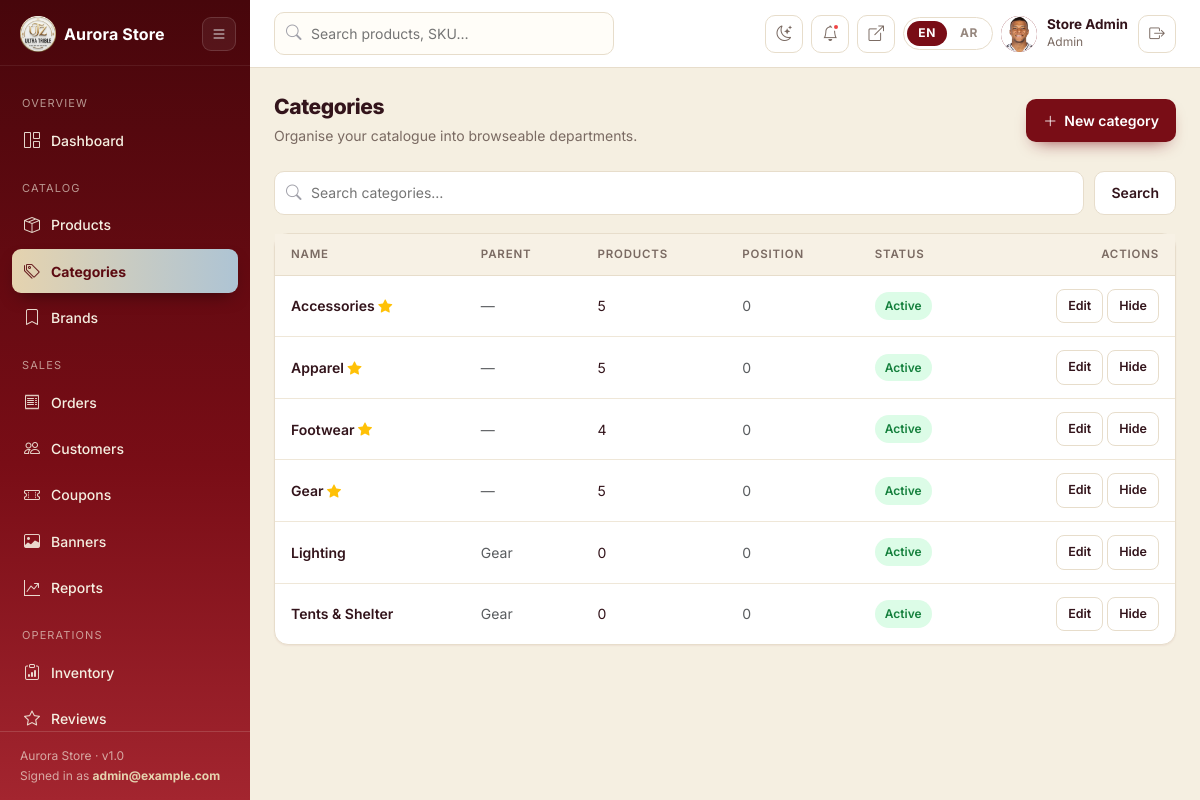
/management/categories/ (signed in), run on the app's committed database.
### apps/accounts/models.py (models this page shows, shortened)
class User(AbstractUser):
    class Role(models.TextChoices):
        CUSTOMER = "customer", _("Customer")
        STAFF = "staff", _("Staff")
        ADMIN = "admin", _("Admin")
    email = models.EmailField(_("Email address"), unique=True)
    username = models.CharField(
        max_length=150,
        unique=True,
        blank=True,
        help_text=_("Optional. Generated from your email if left blank."),
    )
    phone = models.CharField(
        max_length=30, blank=True, validators=[validate_phone]
    )
    profile_image = models.ImageField(
        upload_to="avatars/%Y/%m/", blank=True, validators=[validate_image_file]
    )
    role = models.CharField(
        max_length=20, choices=Role.choices, default=Role.CUSTOMER, db_index=True
    )
    email_verified = models.BooleanField(default=False)
    verification_token = models.CharField(
        max_length=64, blank=True, null=True, default=None, db_index=True
    )
    email_verification_sent_at = models.DateTimeField(null=True, blank=True)
    date_of_birth = models.DateField(null=True, blank=True)
    active_session_key = models.CharField(
        max_length=40, blank=True, default="", db_index=True
    )
    active_device_id = models.CharField(max_length=64, blank=True, default="")
    USERNAME_FIELD = "email"
    REQUIRED_FIELDS: list = []
    class Meta:
        verbose_name = _("user")
        verbose_name_plural = _("users")
        indexes = [models.Index(fields=["email"])]
    @property
    def is_management(self):
        return self.is_active and (self.is_staff or self.is_superuser)

### apps/catalog/models.py (models this page shows, shortened)
class Category(SEOModel, SlugModel, TimeStampedModel):
    name = models.CharField(max_length=150)
    description = models.TextField(blank=True)
    image = models.ImageField(
        upload_to="categories/%Y/%m/", blank=True, validators=[validate_image_file]
    )
    parent = models.ForeignKey(
        "self",
        on_delete=models.CASCADE,
        null=True,
        blank=True,
        related_name="children",
    )
    is_active = models.BooleanField(default=True, db_index=True)
    is_featured = models.BooleanField(default=False, db_index=True)
    position = models.PositiveIntegerField(default=0, db_index=True)
    class Meta(SlugModel.Meta):
        verbose_name = _("category")
        verbose_name_plural = _("categories")
        ordering = ("position", "name")
        indexes = [models.Index(fields=["is_active", "position"])]

### apps/dashboard/views_catalog.py (the view)
# urls.py: path("categories/", views_catalog.categories, name="categories"),
@management_required
@permission_required("catalog.view_category")
def categories(request):
    qs = Category.objects.select_related("parent").order_by("position", "name")
    if request.GET.get("q"):
        qs = qs.filter(both_languages_q("name", request.GET["q"]))
    rows = [
        {
            "category": c,
            "product_count": c.products.filter(
                status=Product.Status.ACTIVE
            ).count(),
        }
        for c in qs
    ]
    return render(
        request,
        "management/categories/list.html",
        {"nav": "categories", "rows": rows},
    )

### apps/banners/context_processors.py (called while the page is built)
def _active_queryset():
    return (
        Banner.objects.filter(
            is_active=True,
            valid_from__lte=timezone.now(),
        )
        .filter(
            models.Q(valid_until__isnull=True) | models.Q(valid_until__gte=timezone.now())
        )
        .order_by("-position", "-created_at")
    )

def active_banners(request):
    try:
        request.is_mobile = getattr(request, "is_mobile", False)
        request.country_code = getattr(request, "country_code", None)
        slides = []
        popup = None
        first = None
        for banner in _active_queryset():
            if banner.is_popup:
                if banner.matches_request(request, skip_session_check=True):
                    popup = popup or banner
                    first = first or banner
            elif banner.matches_request(request):
                slides.append(banner)
                first = first or banner
        return {
            "banners": slides,
            "popup_banner": popup,
            "active_banner": first,
        }
    except Exception:
        return {"banners": [], "popup_banner": None, "active_banner": None}

### apps/banners/models.py (called while the page is built)
    @property
    def is_expired(self):
        return self.valid_until is not None and self.valid_until < timezone.now()

    @property
    def is_started(self):
        return self.valid_from <= timezone.now()

    @property
    def is_scheduled_valid(self):
        return self.is_started and not self.is_expired

### apps/cart/context_processors.py (called while the page is built)
def cart_context(request):
    context = {
        "cart_count": 0,
        "wishlist_count": 0,
        "compare_count": 0,
        "compare_slugs": [],
    }
    user = getattr(request, "user", None)
    try:
        cart = get_cart(request, create=False)
        context["cart_count"] = cart.total_quantity if cart else 0
        compare = get_compare_list(request)
        context["compare_count"] = len(compare)
        context["compare_slugs"] = compare
        if user is not None and user.is_authenticated:
            context["wishlist_count"] = get_wishlist_count(user)
    except Exception:  # pragma: no cover - never break page rendering
        pass
    return context

### apps/cart/models.py (called while the page is built)
    @property
    def total_quantity(self):
        return sum(item.quantity for item in self.items.all())

### apps/cart/services.py (called while the page is built)
def get_wishlist_count(user):
    if user is None or not user.is_authenticated:
        return 0
    return WishlistItem.objects.filter(user=user).count()

### apps/catalog/brand_logos.py (called while the page is built, shortened)
def parse_brand_logos(text):
    logos = []
    return logos

### templates/management/categories/list.html (shortened to what this page needs)
{% extends "management/base.html" %}
{% load i18n %}
{% block content %}
<div class="d-flex justify-content-between align-items-center mb-4 flex-wrap gap-2">
  <div>
    <h1 class="mg-title">{% trans "Categories" %}</h1>
    <p class="mg-sub mb-0">{% trans "Organise your catalogue into browseable departments." %}</p>
  </div>
  <a class="mg-btn mg-btn-primary" href="{% url 'dashboard:category_create' %}">
    <i class="bi bi-plus-lg"></i> {% trans "New category" %}
  </a>
</div>
<form class="mg-filterbar" method="get">
  <div class="mg-search-inline">
    <i class="bi bi-search"></i>
    <input type="search" name="q" value="{{ request.GET.q }}" placeholder="{% trans "Search categories…" %}">
  </div>
  <button class="mg-btn mg-btn-ghost" type="submit">{% trans "Search" %}</button>
</form>
<div class="mg-card">
  <div class="table-responsive">
    <table class="mg-table">
      <thead>
        <tr><th>{% trans "Name" %}</th><th>{% trans "Parent" %}</th><th>{% trans "Products" %}</th><th>{% trans "Position" %}</th><th>{% trans "Status" %}</th><th class="text-end">{% trans "Actions" %}</th></tr>
      </thead>
      <tbody>
        {% for row in rows %}
          {% with c=row.category %}
            <tr>
              <td class="fw-semibold">{{ c.name }}{% if c.is_featured %} <i class="bi bi-star-fill text-warning"></i>{% endif %}</td>
              <td class="text-muted">{{ c.parent.name|default:"—" }}</td>
              <td>{{ row.product_count }}</td>
              <td class="text-muted">{{ c.position }}</td>
              <td><span class="mg-chip {% if c.is_active %}approved{% else %}rejected{% endif %}">{{ c.is_active|yesno:"Active,Hidden" }}</span></td>
              <td class="text-end">
                <a class="mg-btn mg-btn-ghost mg-btn-sm" href="{% url 'dashboard:category_edit' c.pk %}">{% trans "Edit" %}</a>
                <form method="post" action="{% url 'dashboard:category_toggle' c.pk %}" class="d-inline">
                  <button class="mg-btn mg-btn-ghost mg-btn-sm" type="submit">{{ c.is_active|yesno:"Hide,Show" }}</button>
                </form>
              </td>
            </tr>
          {% endwith %}
        {% empty %}
          <tr><td colspan="6"><div class="mg-empty"><i class="bi bi-tags"></i>{% trans "No categories yet." %}</div></td></tr>
        {% endfor %}
      </tbody>
    </table>
  </div>
</div>
{% endblock %}

### templates/management/base.html (shortened to what this page needs)
{% load static i18n core_tags %}
{% is_rtl as IS_RTL %}
<!DOCTYPE html>
<html lang="{{ LANGUAGE_CODE }}" class="mg-root" {% if IS_RTL %}dir="rtl"{% endif %}>
<head>
  <link rel="stylesheet" href="{% static 'vendor/css/bootstrap.min.css' %}">
  <link rel="stylesheet" href="{% static 'vendor/css/bootstrap-icons.min.css' %}">
  <link rel="stylesheet" href="{% static_v 'css/main.css' %}">
  <link rel="stylesheet" href="{% static 'css/management.css' %}">
  <link rel="stylesheet" href="{% static_v 'css/dark.css' %}">
</head>
<body class="mg-body">
  <div class="d-flex">
    {% include "management/_sidebar.html" %}
    <div class="mg-main">
      <header class="mg-topbar">
        {% if perms.catalog.view_product %}
          <form class="mg-search" action="{% url 'dashboard:products' %}" method="get">
            <i class="bi bi-search"></i>
            <input type="search" name="q" value="{{ request.GET.q|default:'' }}"
                   placeholder="{% trans 'Search products, SKU…' %}" aria-label="{% trans 'Search' %}">
          </form>
        {% endif %}
        <div class="ms-auto d-flex align-items-center gap-2">
          <button class="mg-icon-btn" type="button"
                  data-theme-toggle
                  data-to-dark="{% trans 'Switch to dark mode' %}"
                  data-to-light="{% trans 'Switch to light mode' %}"
                  aria-pressed="false"
                  aria-label="{% trans 'Switch to dark mode' %}"
                  title="{% trans 'Switch to dark mode' %}">
            <i class="bi bi-moon-stars" data-theme-icon aria-hidden="true"></i>
          </button>
          {% if perms.notifications.view_notification %}
            <a class="mg-icon-btn" href="{% url 'dashboard:notifications' %}" title="{% trans 'Notifications' %}">
              <i class="bi bi-bell"></i>
              {% if portal_unread %}
                <span class="dot"></span>
              {% endif %}
            </a>
          {% endif %}
          <a class="mg-icon-btn" href="{% url 'core:home' %}" target="_blank" title="{% trans 'View storefront' %}">
            <i class="bi bi-box-arrow-up-right"></i>
          </a>
          <div class="mg-lang">
            {% language_switcher %}
          </div>
          <div class="mg-user">
            <span class="au-avatar">
              {% if user.profile_image %}<img src="{{ user.profile_image.url }}" alt="">{% else %}{{ user.initials }}{% endif %}
            </span>
            <div class="who">
              <b>{{ user.get_full_name|default:user.username }}</b>
              {% trans "Staff" as STAFF_LABEL %}
              <span>{{ user.get_role_display|default:STAFF_LABEL }}</span>
            </div>
            <form method="post" action="{% url 'accounts:logout' %}">
              <button class="mg-icon-btn" type="submit" title="{% trans 'Sign out' %}">
                <i class="bi bi-box-arrow-right"></i>
              </button>
            </form>
          </div>
        </div>
      </header>
      <main class="mg-content">
        {% include "includes/messages.html" %}
        {% block content %}{% endblock %}
      </main>
    </div>
  </div>
</body>
</html>

### templates/management/_sidebar.html (shortened to what this page needs)
{% load i18n static %}
<aside class="mg-sidebar">
  <div class="mg-side-head">
    <a class="mg-brand d-flex align-items-center gap-2" href="{% url 'dashboard:home' %}">
      <img src="{% static 'images/logo.png' %}" alt="{{ SITE_NAME }}" class="brand-logo" style="height: 36px; width: auto;">
      <span class="brand-text">{{ SITE_NAME }}</span>
    </a>
    <button class="mg-side-toggle" id="mg-side-toggle" type="button"
            aria-label="{% trans 'Toggle navigation' %}" title="{% trans 'Toggle navigation' %}">
      <i class="bi bi-list"></i>
    </button>
  </div>
  <nav class="mg-nav">
    <div class="mg-label">{% trans "Overview" %}</div>
    <a href="{% url 'dashboard:home' %}" class="{% if nav == 'home' %}active{% endif %}">
      <i class="bi bi-grid-1x2"></i> {% trans "Dashboard" %}
    </a>
    {% if perms.catalog.view_product or perms.catalog.view_category or perms.catalog.view_brand %}
      <div class="mg-label">{% trans "Catalog" %}</div>
      {% if perms.catalog.view_product %}
        <a href="{% url 'dashboard:products' %}" class="{% if nav == 'products' %}active{% endif %}">
          <i class="bi bi-box-seam"></i> {% trans "Products" %}
        </a>
      {% endif %}
      {% if perms.catalog.view_category %}
        <a href="{% url 'dashboard:categories' %}" class="{% if nav == 'categories' %}active{% endif %}">
          <i class="bi bi-tags"></i> {% trans "Categories" %}
        </a>
      {% endif %}
      {% if perms.catalog.view_brand %}
        <a href="{% url 'dashboard:brands' %}" class="{% if nav == 'brands' %}active{% endif %}">
          <i class="bi bi-bookmark"></i> {% trans "Brands" %}
        </a>
      {% endif %}
    {% endif %}
    {% if perms.orders.view_order or perms.accounts.view_user or perms.coupons.view_coupon or perms.banners.view_banner %}
      <div class="mg-label">{% trans "Sales" %}</div>
      {% if perms.orders.view_order %}
        <a href="{% url 'dashboard:orders' %}" class="{% if nav == 'orders' %}active{% endif %}">
          <i class="bi bi-receipt"></i> {% trans "Orders" %}
        </a>
      {% endif %}
      {% if perms.accounts.view_user %}
        <a href="{% url 'dashboard:customers' %}" class="{% if nav == 'customers' %}active{% endif %}">
          <i class="bi bi-people"></i> {% trans "Customers" %}
        </a>
      {% endif %}
      {% if perms.coupons.view_coupon %}
        <a href="{% url 'dashboard:coupons' %}" class="{% if nav == 'coupons' %}active{% endif %}">
          <i class="bi bi-ticket-perforated"></i> {% trans "Coupons" %}
        </a>
      {% endif %}
      {% if perms.banners.view_banner %}
        <a href="{% url 'dashboard:banners' %}" class="{% if nav == 'banners' %}active{% endif %}">
          <i class="bi bi-image"></i> {% trans "Banners" %}
        </a>
      {% endif %}
      {% if perms.orders.view_order %}
        <a href="{% url 'dashboard:reports' %}" class="{% if nav == 'reports' %}active{% endif %}">
          <i class="bi bi-graph-up-arrow"></i> {% trans "Reports" %}
        </a>
      {% endif %}
    {% endif %}
    {% if perms.inventory.view_stocktransaction or perms.reviews.view_review or perms.notifications.view_newslettersubscriber or perms.notifications.view_notification %}
      <div class="mg-label">{% trans "Operations" %}</div>
      {% if perms.inventory.view_stocktransaction %}
        <a href="{% url 'dashboard:inventory' %}" class="{% if nav == 'inventory' %}active{% endif %}">
          <i class="bi bi-clipboard-data"></i> {% trans "Inventory" %}
        </a>
      {% endif %}
      {% if perms.reviews.view_review %}
        <a href="{% url 'dashboard:reviews' %}" class="{% if nav == 'reviews' %}active{% endif %}">
          <i class="bi bi-star"></i> {% trans "Reviews" %}
        </a>
      {% endif %}
    {% endif %}
  </nav>
  <div class="mg-foot">
    {{ SITE_NAME }} · v1.0<br>
    {% trans "Signed in as" %} <b style="color:#e5d3af">{{ user.email }}</b>
  </div>
</aside>

### data on the page
User: email "admin@example.com", profile_image (picture), get_full_name "Store Admin", role "Admin"
Category: category.name "Accessories", is_featured True (drawn), category.parent.name "—", product_count "5", category.position "0", category.is_active "Active", category.is_active "Hide"
Category: category.name "Apparel", is_featured True (drawn), category.parent.name "—", product_count "5", category.position "0", category.is_active "Active", category.is_active "Hide"
Category: category.name "Footwear", is_featured True (drawn), category.parent.name "—", product_count "4", category.position "0", category.is_active "Active", category.is_active "Hide"
Category: category.name "Gear", is_featured True (drawn), category.parent.name "—", product_count "5", category.position "0", category.is_active "Active", category.is_active "Hide"
Category: category.name "Lighting", category.parent.name "Gear", product_count "0", category.position "0", category.is_active "Active", category.is_active "Hide"
Category: category.name "Tents & Shelter", category.parent.name "Gear", product_count "0", category.position "0", category.is_active "Active", category.is_active "Hide"

### other printed values
{{ SITE_NAME }} "Aurora Store"
